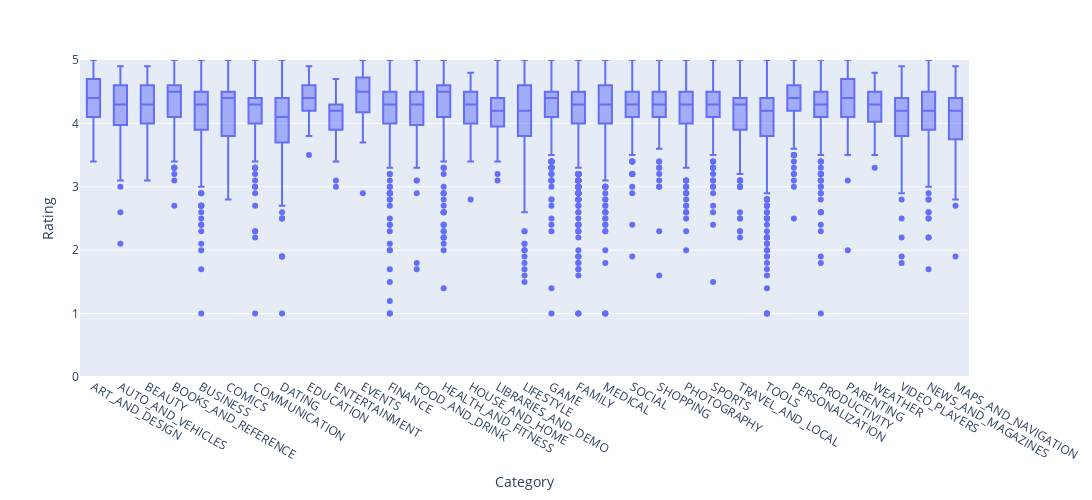

Notebook code for this chart:
### Markdown cell above
### Category vs Rating

### Code cell
import plotly.express as px
fig3 = px.box(
    df,
    x=df['Category'],
    y=df['Rating'],
    width=1500,
    height=500,
    range_y=[0, 5]
)
fig3.show()

### Figure 1 — Plotly figure (JSON) as saved in the notebook; plotly's stock layout.template omitted (floating-point values rounded to 4 significant figures; data arrays with more than 128 entries replaced by an {"elided": "..."} marker saying what was removed)
{"data": [{"alignmentgroup": "True", "hovertemplate": "Category=%{x}<br>Rating=%{y}<extra></extra>", "legendgroup": "", "marker": {"color": "#636efa"}, "name": "", "notched": false, "offsetgroup": "", "orientation": "v", "showlegend": false, "type": "box", "x": {"elided": "9360 str values"}, "x0": " ", "xaxis": "x", "y": {"elided": "9360 float values"}, "y0": " ", "yaxis": "y"}], "layout": {"boxmode": "group", "height": 500, "legend": {"tracegroupgap": 0}, "margin": {"t": 60}, "width": 1500, "xaxis": {"anchor": "y", "domain": [0, 1], "title": {"text": "Category"}}, "yaxis": {"anchor": "x", "domain": [0, 1], "range": [0, 5], "title": {"text": "Rating"}}}}
